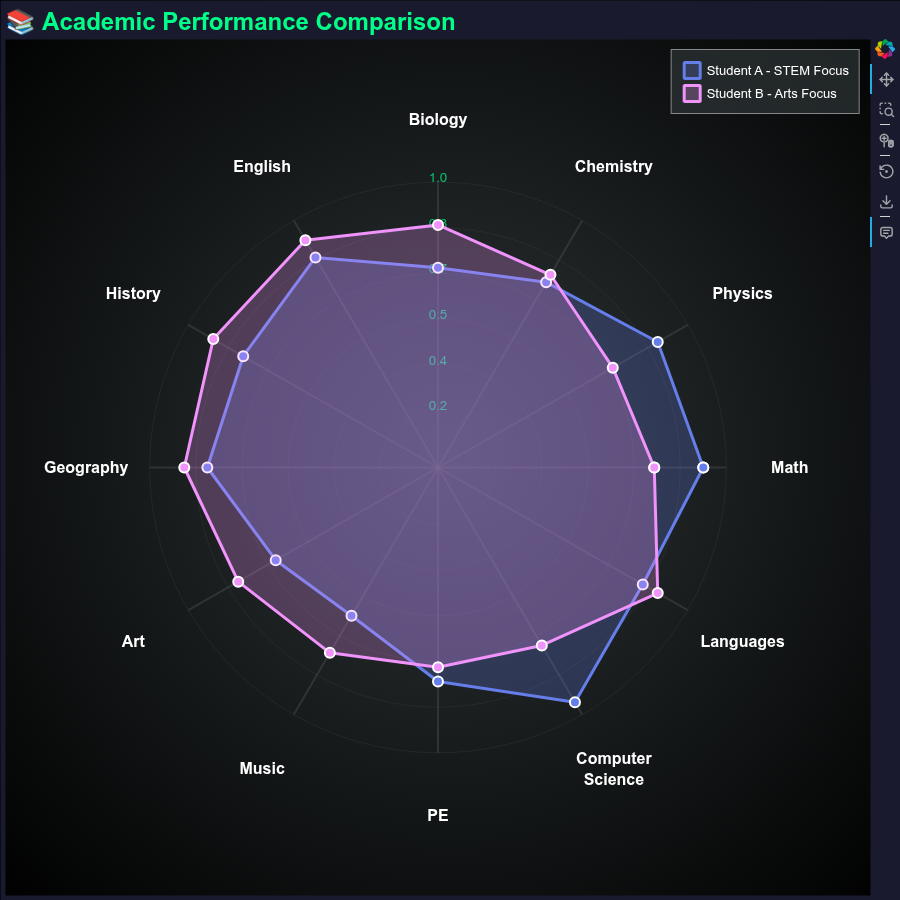

Write Python code to recreate this figure.

from bokeh_rocks import create_radar_chart, show, save_plot


categories5 = [
    'Math',
    'Physics',
    'Chemistry',
    'Biology',
    'English',
    'History',
    'Geography',
    'Art',
    'Music',
    'PE',
    'Computer\nScience',
    'Languages'
]

student_data = [
    [0.92, 0.88, 0.75, 0.70, 0.85, 0.78, 0.80, 0.65, 0.60, 0.75, 0.95, 0.82],  # Student A
    [0.75, 0.70, 0.78, 0.85, 0.92, 0.90, 0.88, 0.80, 0.75, 0.70, 0.72, 0.88],  # Student B
]

student_names = ['Student A - STEM Focus', 'Student B - Arts Focus']
student_colors = ['#667eea', '#f093fb']

chart5 = create_radar_chart(
    categories=categories5,
    series_data=student_data,
    series_names=student_names,
    colors=student_colors,
    title="📚 Academic Performance Comparison",
    width=900,
    height=900,
    fill_alpha=0.25,
    line_width=3,
    marker_size=10,
    grid_levels=6,
    theme="dark",
    background_gradient="radial-gradient(circle at center, #2d3436 0%, #000000 100%)"
)

show(chart5)
save_plot(chart5, "output/radar_06")
